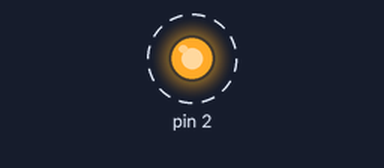
Recording of a sketch running on a simulated Arduino Uno, built with avr-gcc and run on an emulated ATmega328P. Parts: output pins drawn as LEDs (lit = HIGH). Dashed ring = blinking. What the sketch prints to the serial monitor is not drawn.

Above: at 0.2 s.
Timing chart, 0 to 3.0 s (numbered marks = the images above):
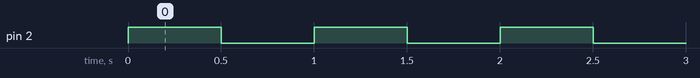

The sketch:

relay01.ino
```cpp
/* Testando relay para apliocação no projeto de estudo de queda livre*/

int tempo=500;

void setup()
{
  pinMode(2, OUTPUT);
  Serial.begin(9600);
  Serial.println("Inicializando...");
}
void loop() {

  digitalWrite(2, HIGH);
  Serial.println("DESLIGADO");
  delay(tempo);

  digitalWrite(2, LOW);
  Serial.println("LIGADO");
  delay(tempo);


}
/*FUNCIONOU*/
```

Measured:
- by itself, pin 2: alternates HIGH for 0.50 s and LOW for 0.50 s
